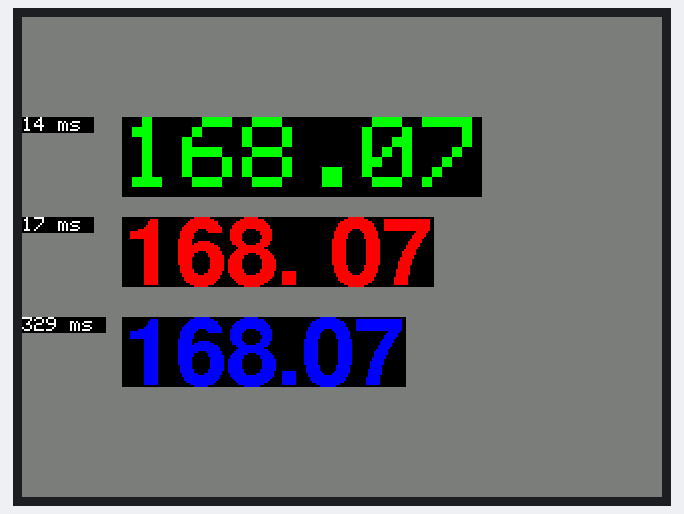
The sketch below on a simulated Arduino Uno, built with avr-gcc and run on an emulated ATmega328P. On the bench: 320×240 colour display. Random numbers use the default seed unless the sketch sets one.

Above: at 0.6 s.
At 4.7 s:
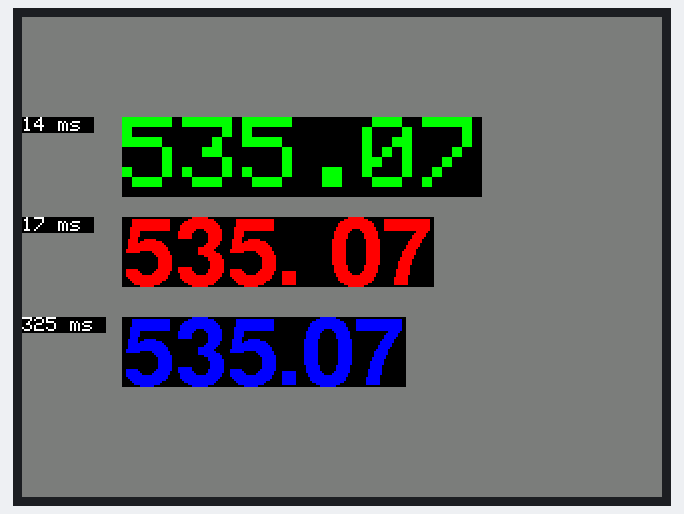
At 10.2 s:
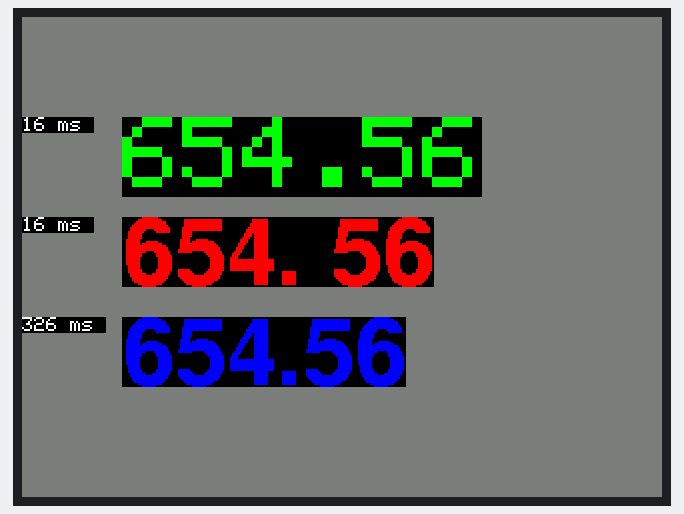
At 18.4 s:
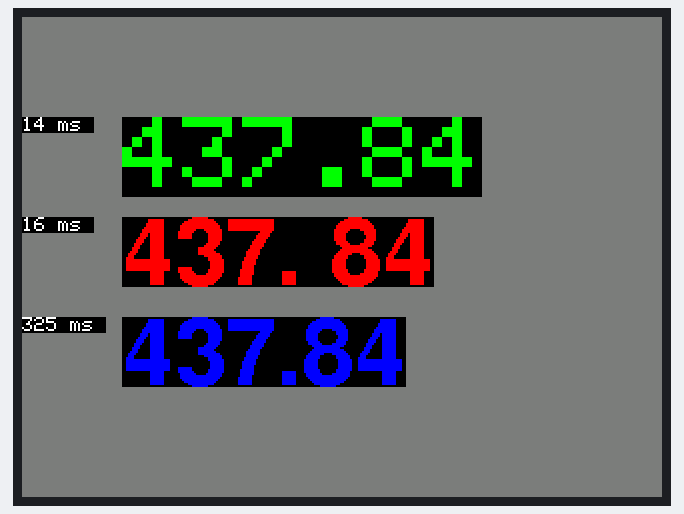
At 27.9 s:
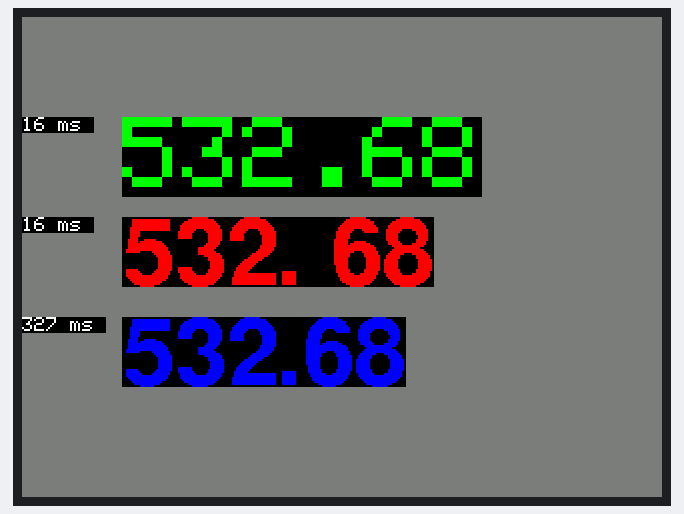
At 37.4 s:
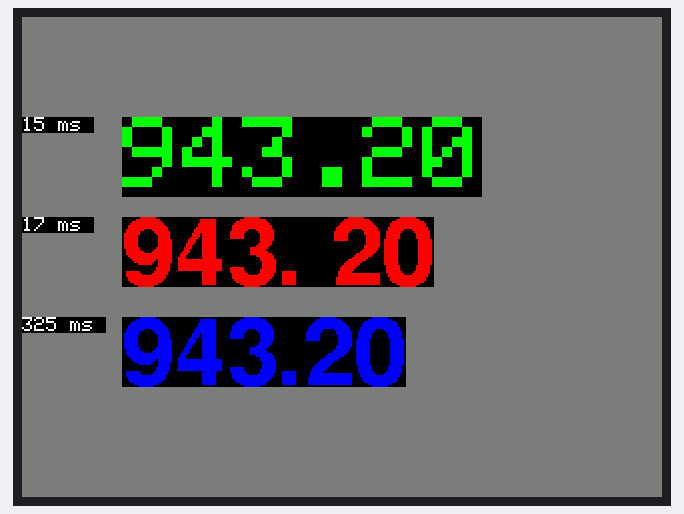

The sketch:

show_time.ino
```cpp
//#include <ST7789_kbv.h>
//ST7789_kbv tft(0x9341, 240, 320);
#include <MCUFRIEND_kbv.h>
MCUFRIEND_kbv tft;

#include <Fonts/FreeSansBold24pt7b.h>

void setup()
{
    tft.begin(tft.readID());
    tft.setRotation(1);
    tft.fillScreen(TFT_DARKGREY);
}

// draw a filled char @ (x, y).  return width of char.
int printfilled(char ch, int x, int y, const GFXfont *f_P)
{
    if (f_P ==  NULL) return 0;
    uint8_t w, h;          //filled rectangle
    int8_t datum;          //TLC to base line
    bool first = true, is_space = ch == ' ';
    GFXfont f_M, *f = &f_M;
    GFXglyph g_M, *g = &g_M;
    // copy structs to SRAM. determine standard rectangle for '8'
    memcpy_P(&f_M, f_P, sizeof(f_M));
    memcpy_P(&g_M, f->glyph + '8' - f->first, sizeof(g_M));
    h = g->height;        //'8' is biggest character
    datum = 0 - g->yOffset;
    if (is_space) {
        g->width = 0;     //i.e. all background
    }
    else {                //find glyph for actual character
        memcpy_P(&g_M, f->glyph + ch - f->first, sizeof(g_M));
    }
    uint8_t *p = f->bitmap + g->bitmapOffset;
    w = g->xAdvance;
    tft.setAddrWindow(x, y, x + w - 1, y + h - 1);
    uint8_t mask = 0, bits;
    for (int row = 0; row < h; row++) {
        for (int col = 0; col < w; col++) {
            uint16_t color = TFT_BLACK;
            if (row >= datum + g->yOffset && row < datum + g->yOffset + g->height) {
                if (col >= g->xOffset && col < g->xOffset + g->width) {
                    if (mask == 0) {
                        mask = 0x80;
                        bits = pgm_read_byte(p++);
                    }
                    if (bits & mask) color = TFT_BLUE;
                    mask >>= 1;
                }
            }
            tft.pushColors(&color, 1, first);
            first = false;
        }
    }
    //restore whole screen
    tft.setAddrWindow(0, 0, tft.width() - 1, tft.height() - 1);
    return w;
}

void fmt_number_hw(int x, int y, double value, int width, int prec, const GFXfont * f)
{
    uint8_t xofs = 0;
    char buf[20];
    dtostrf(value, width, prec, buf);
    for (int i = 0; i < width; i++) {
        // draw one char at a time
        xofs += printfilled(buf[i], x + xofs, y, f);
    }
}

void fmt_number(int x, int y, double value, int width, int prec, const GFXfont * f_P)
{
    uint8_t w, h;
    int8_t datum, sz;
    tft.setFont(f_P);
    if (f_P) {
        GFXfont f_M, *f = &f_M;
        GFXglyph g_M, *g = &g_M;
        // copy structs to SRAM. determine standard rectangle for '8'
        memcpy_P(&f_M, f_P, sizeof(f_M));
        memcpy_P(&g_M, f->glyph + '8' - f->first, sizeof(g_M));
        w = g->xAdvance;
        h = g->height;  //f->yAdvance allows inter-line background
        datum = g->yOffset;
        sz = 1;
    } else {
        sz = 5;
        w = 6 * sz, h = 8 * sz, datum = 0;
    }

    char buf[20];
    dtostrf(value, width, prec, buf);
    tft.setTextSize(sz);
    for (int i = 0; i < width; i++) {
        tft.fillRect(x + i * w, y, w, h, TFT_BLACK);
        tft.setCursor(x + i * w, y - datum);  //base line
        tft.print(buf[i]);
    }
}

void show_time(int x, int y, uint32_t t)
{
    tft.setTextColor(TFT_WHITE, TFT_BLACK);    //5x7 can rubout
    tft.setFont(NULL);
    tft.setTextSize(1);
    tft.setCursor(x, y);
    tft.print(t);
    tft.print(" ms ");
}

void loop()
{
    float number = 0.01 * random(0, 99999);
    uint32_t t;
    uint16_t color;
    int x = 50, y;

    tft.setTextColor(color = TFT_GREEN, TFT_BLACK);    //5x7 can rubout
    t = millis();
    fmt_number(x, y = 50, number, 6, 2, NULL);
    show_time(0, y, millis() - t);

    tft.setTextColor(color = TFT_RED);    //Free Fonts always transparent
    t = millis();
    fmt_number(x, y = 100, number, 6, 2, &FreeSansBold24pt7b);
    show_time(0, y, millis() - t);

    t = millis();
    fmt_number_hw(x, y = 150, number, 6, 2, &FreeSansBold24pt7b);
    show_time(0, y, millis() - t);

    delay(1000);
}
```

Measured:
- what the display in image 1 shows lasts 1.3 s, from 4.7 s to 6.0 s
